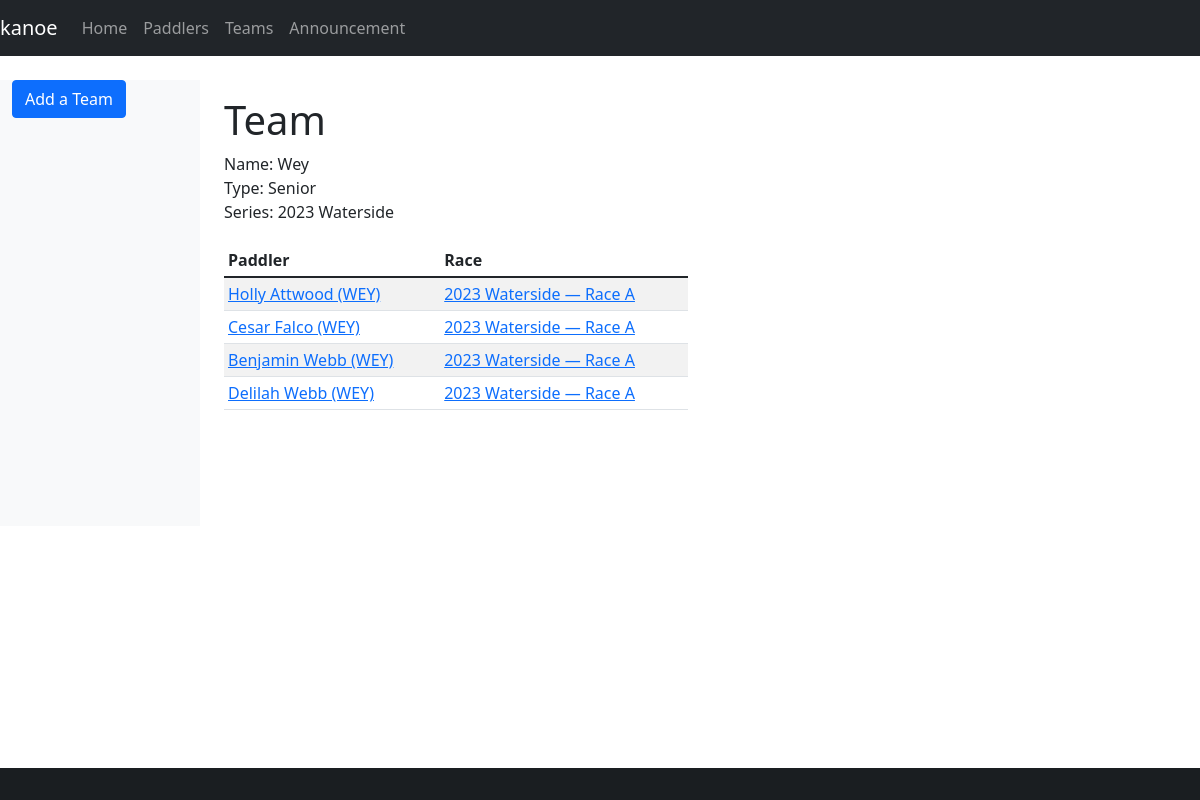
/team/2, run on an earlier commit of the app's database.
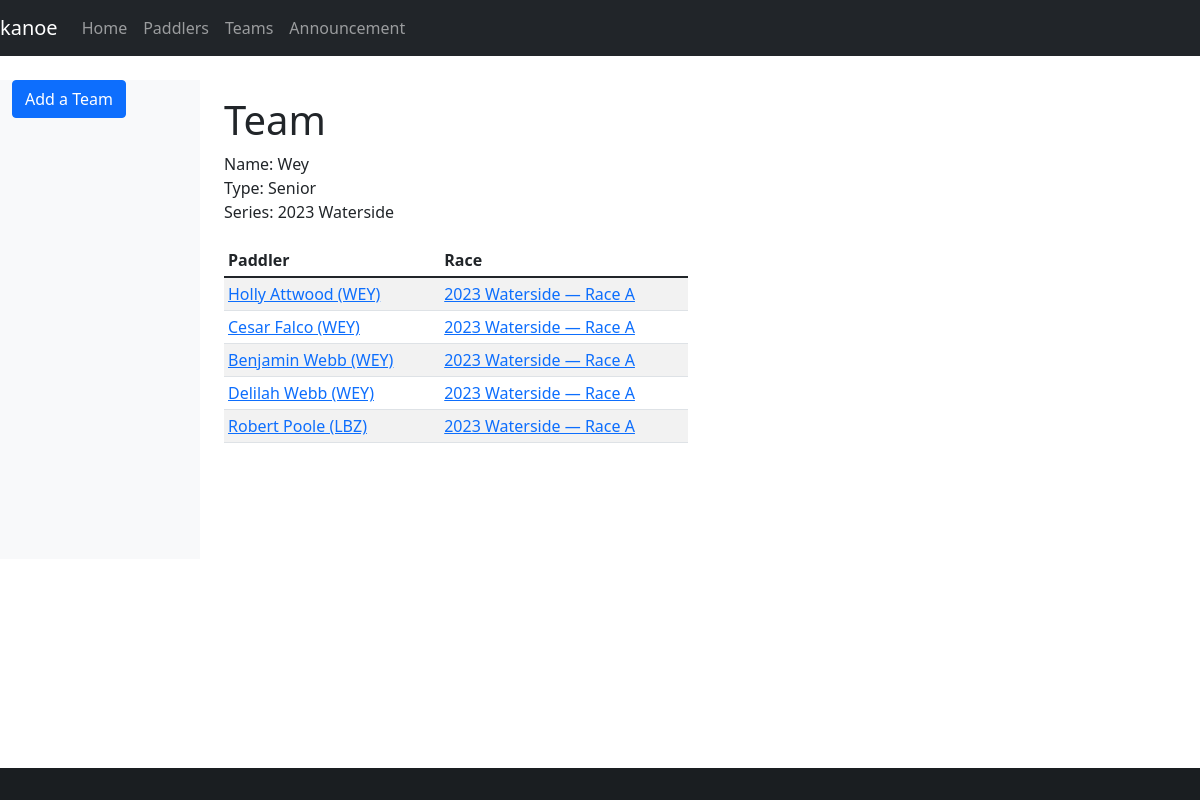
And on a later commit of the database.
### database/database/crew.py (models this page shows, shortened)
class Crew(Base):
    __tablename__ = "crew"
    id = Column(Integer, primary_key=True)
    paddler_id = Column(Integer, ForeignKey(Paddler.id), index=True)
    club_id = Column(String(3), ForeignKey(Club.id), index=True)
    entry_id = Column(Integer, ForeignKey(Entry.id), index=True)
    team_id = Column(Integer, ForeignKey(Team.id), index=True)
    services = Column(Boolean, server_default=expression.false())
    due = Column(Numeric)
    paid = Column(Numeric)
    team = relationship(Team, backref="crews", lazy="joined")
    paddler = relationship(Paddler, backref="crews", lazy="joined")
    club = relationship("Club", backref="crews", lazy="joined")
    entry = relationship(Entry, backref="crews", lazy="joined")
    def __str__(self):
        club = f" ({self.club.id})" if self.club else ""
        return f"{self.paddler.name}{club}"

### database/database/club.py (models this page shows, shortened)
class Club(Base):
    __tablename__ = "club"
    id = Column(String(3), primary_key=True)
    name = Column(String)

### database/database/paddler.py (models this page shows, shortened)
class Paddler(Base):
    __tablename__ = "paddler"
    id = Column(Integer, primary_key=True)
    bcu = Column(Integer)  # BCU = British Canoe Union
    bcu_expiry = Column(Date)
    division = Column(Integer)
    title = Column(String)
    first = Column(String)
    middle = Column(String)
    last = Column(String)
    suffix = Column(String)
    dob = Column(Date)
    address = Column(String)
    email = Column(String)
    phone = Column(String)
    emergency_name = Column(String)
    emergency_phone = Column(String)
    @hybrid_property
    def name(self):
        name = [self.first, self.middle, self.last]
        name = list(filter(lambda item: item is not None, name))
        name = " ".join(name)
        name = name.strip()
        return name

### database/database/race.py (models this page shows, shortened)
class Race(Base):
    __tablename__ = "race"
    __table_args__ = (UniqueConstraint("name", "date", name="uq_race_name_date"),)
    id = Column(Integer, primary_key=True)
    name = Column(String, nullable=False)
    date = Column(Date, nullable=False)
    series_id = Column(Integer, ForeignKey(Series.id), index=True)
    time_min_start = Column(String)
    time_max_start = Column(String)
    time_min_finish = Column(String)
    time_max_finish = Column(String)
    series = relationship(Series, backref="races", lazy="joined")

### kanoe/views/team.py (the view)
@blueprint.route("/team/<team_id>")
@login_required
def team(team_id):
    team = session.query(db.Team).get(team_id)
    return render_template(
        "team.j2",
        team=team,
    )

### database/database/series.py (called while the page is built)
    def __str__(self):
        return self.name

### database/database/team.py (called while the page is built)
    def __str__(self):
        return self.label

### kanoe/templates/team.j2 (shortened to what this page needs)
{% extends "base-fluid.j2" %}
{% from "macros.j2" import find_value %}
{% block content %}
<h1>Team</h1>
Name: {{ team.name }}<br>
Type: {{ team.type }}<br>
Series: {{ team.series }}
<div class="row">
  <div class="col-md-6">
    <table class="table table-striped table-sm">
      <thead>
        <tr>
          <th>Paddler</th>
          <th>Race</th>
        </tr>
      </thead>
      <tbody>
        {% for crew in team.crews %}
        <tr>
          <td><a href="{{ url_for('kanoe.paddler', paddler_id=crew.paddler_id) }}">{{ crew }}</a></td>
          <td><a href="{{ url_for('kanoe.race', race_id=crew.entry.race_id) }}">{{ crew.entry.race.name }}</a></td>
        </tr>
        {% endfor %}
      </tbody>
    </table>
  </div>
</div>
{% endblock %}
{% block sidebar %}
{% include 'sidebar-team.j2' %}
{% endblock %}

What changed in the data, as far as the page shows it:
now on this page (row edited): Crew: last "Robert Poole (LBZ)", entry.race.name "2023 Waterside — Race A"
